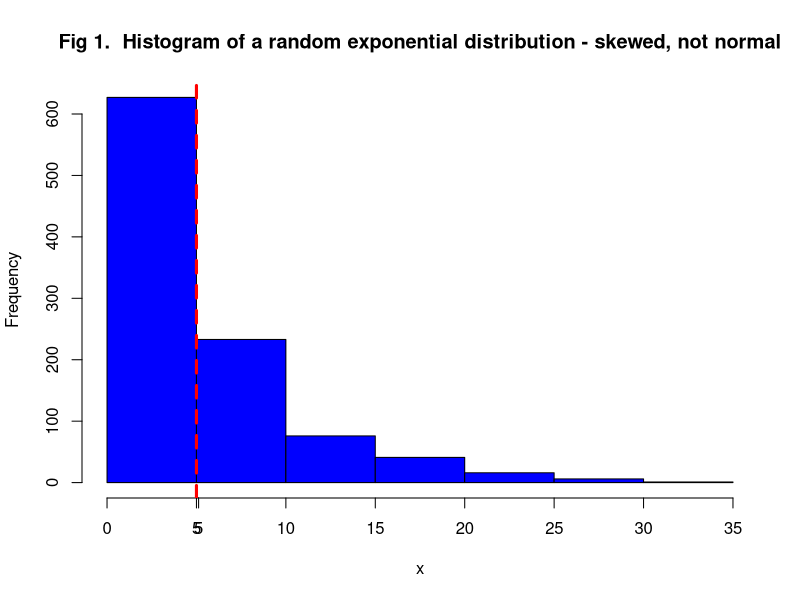
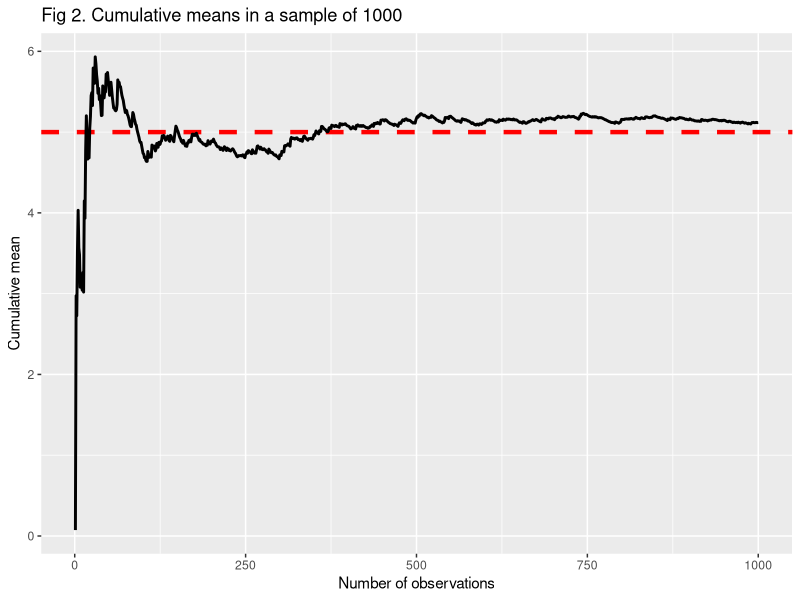

Source code (R) for these figures, in order: (Note: this script raises an error after producing the figures.)
## ---- chunk 1
knitr::opts_chunk$set(cache=TRUE)
library(ggplot2)
## ---- chunk 2
#the distribution of a large collection of (1000) random exponentials 
lambda<-0.2
rexp.size <- 1000
rexp<-rexp(rexp.size, lambda)
## ---- chunk 3
#theoretical numbers
theoretical.mean<-1/lambda
theoretical.sd<-1/lambda
#1 large sample numbers
rexp.mean<-round(mean(rexp),2)
rexp.sd<-round(sd(rexp),2)

#draw figures
#plot(rexp)
hist(rexp, main="Fig 1.  Histogram of a random exponential distribution - skewed, not normal",xlab="x", col="blue" )
abline(v=theoretical.mean, col="red",lwd="3", lty=2)
#add a value to abline
#src http://stackoverflow.com/questions/10550520/how-to-plot-the-value-of-abline-in-r
axis(1, at=rexp.mean,labels=theoretical.mean)
## ---- chunk 4
#plot means
rexp.means.cum <- cumsum(rexp) / (1  : rexp.size)
g <- ggplot(data.frame(x = 1 : rexp.size, y = rexp.means.cum), aes(x = x, y = y)) 
g  + geom_hline(yintercept = theoretical.mean, col="red", linetype="dashed", size=1.5) + geom_line(size = 1) +
    labs(x = "Number of observations", y = "Cumulative mean") +
    ggtitle("Fig 2. Cumulative means in a sample of 1000")
## ---- chunk 5
#the distribution of a large collection of averages of 40 exponentials
sample.size<-40
#define a function that takes in  number of simulations and returns a sampling distribution of means
simulate.rexp.sampling.dist <- function(simulations.num) {
    sampling.dist = NULL
    for (i in 1 : simulations.num) sampling.dist = c(sampling.dist, mean(rexp(sample.size, lambda)))
    sampling.dist
} 

dat <-data.frame(
    x=c(simulate.rexp.sampling.dist(10),
        simulate.rexp.sampling.dist(100),
        simulate.rexp.sampling.dist(1000)),
    size = factor(rep(c(10, 100, 1000),times = c(10,100,1000))))
## ---- chunk 6
#draw figures
g <- ggplot(dat, aes(x=x, fill=size)) + geom_histogram(binwidth=.3, colour = "black", aes(y = ..density..)) 
g <- g + stat_function(fun = dnorm, args = list(mean = 5, sd = 5/sqrt(100)), color="blue3", size=1.5) 
g + facet_grid(. ~ size) + geom_vline(xintercept = theoretical.mean, color="red", size=1.5, , linetype="dashed") + ggtitle("Fig 3.  Comparison of sampling distributions - becomes normal as the size grows") +
scale_x_discrete(limit=2:8)
## ---- chunk 7
#plot cumulative means
simulations.num<-1000
sampling.dist1000 <- simulate.rexp.sampling.dist(simulations.num)
sampling.dist1000.cum <- cumsum(sampling.dist1000) / (1  : simulations.num)
g <- ggplot(data.frame(x = 1 : simulations.num, y = sampling.dist1000.cum), aes(x = x, y = y)) 
g  + geom_hline(yintercept = theoretical.mean, col="red", linetype="dashed", size=1.5) + geom_line(size = 1) +
    labs(x = "Number of samples", y = "Cumulative mean") +
    ggtitle("Fig 4. Cumulative means in a sampling distribution")

sampling.dist1000.mean<-round(mean(sampling.dist1000),2)
sampling.dist1000.sd<-round(sd(sampling.dist1000),2)
theoretical.dist1000.sd<-round(theoretical.sd/sqrt(40),2)
